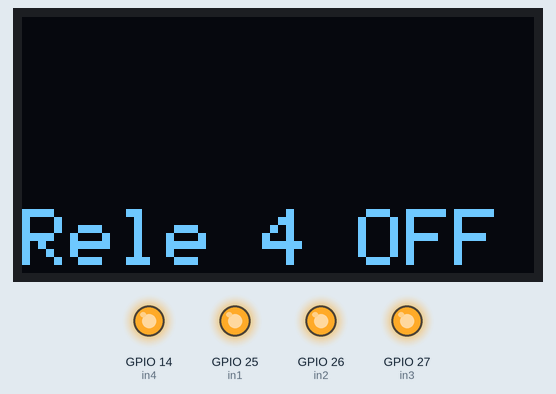
A sketch run on a simulated ESP32. On the bench: 128×64 one-colour display, output pins drawn as LEDs (lit = HIGH).

Above: at 0.2 s.
At 5.2 s:
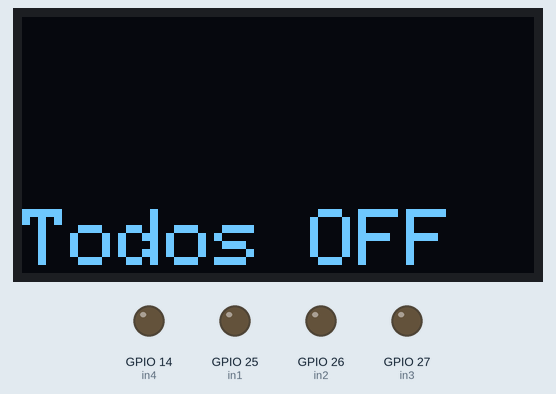
At 11.3 s:
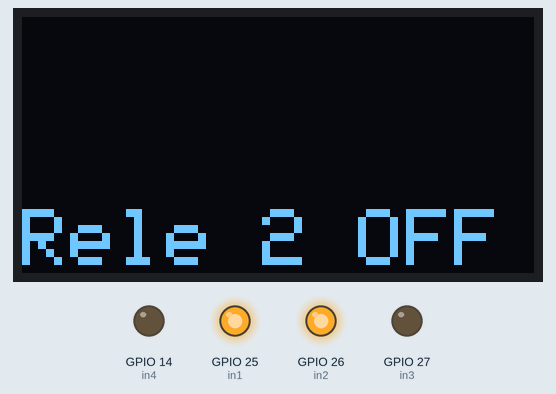
At 16.3 s:
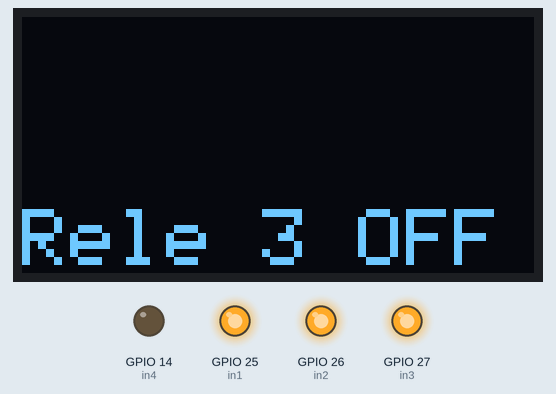
At 31.5 s:
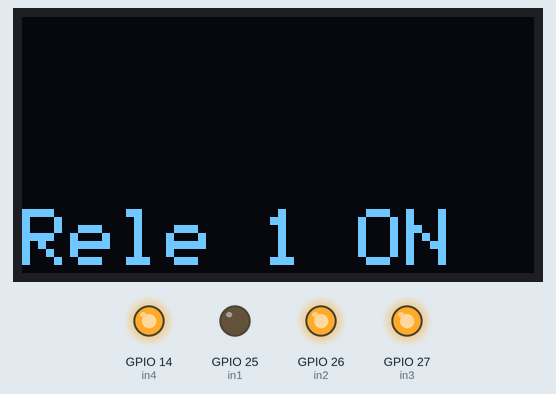
At 36.5 s:
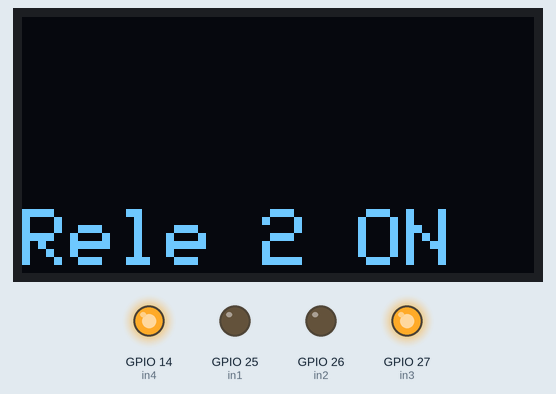
Timing chart, 0 to 38.0 s (numbered marks = the images above):
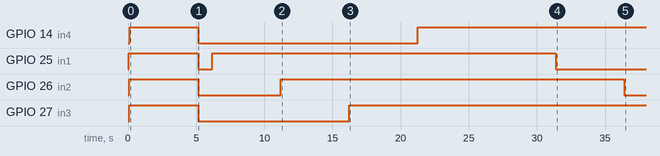

The sketch:

Test_4_relevadores.ino
```cpp
#include <Wire.h>
#include <Adafruit_GFX.h>
#include <Adafruit_SSD1306.h>

/*
Autor: Addi Trejo
Programa: Rutina con 4 relevadores y pantalla OLED
Last Update: Abr 11 2025
*/

// Configuración de la pantalla OLED
#define SCREEN_WIDTH 128
#define SCREEN_HEIGHT 64
#define OLED_RESET -1
Adafruit_SSD1306 display(SCREEN_WIDTH, SCREEN_HEIGHT, &Wire, OLED_RESET);

// Pines de los relevadores
const int in1 = 25;
const int in2 = 26;
const int in3 = 27;
const int in4 = 14;

void setup() {
  Serial.begin(115200);

  pinMode(in1, OUTPUT);
  pinMode(in2, OUTPUT);
  pinMode(in3, OUTPUT);
  pinMode(in4, OUTPUT);

  if (!display.begin(SSD1306_SWITCHCAPVCC, 0x3C)) {
    Serial.println(F("No se encontró la pantalla OLED"));
    while (true);
  }

  display.clearDisplay();
  display.setTextSize(2);  // Tamaño grande
  display.setTextColor(SSD1306_WHITE);
  mostrarEstado("Iniciando");

  // Apagar todos los relevadores
  digitalWrite(in1, LOW);
  digitalWrite(in2, LOW);
  digitalWrite(in3, LOW);
  digitalWrite(in4, LOW);
}

void loop() {
  // Encender todos
  activarRele(in1, "Rele 1");
  activarRele(in2, "Rele 2");
  activarRele(in3, "Rele 3");
  activarRele(in4, "Rele 4");
  delay(5000);

  // Apagar todos
  apagarTodos();
  mostrarEstado("Todos OFF");
  delay(1000);

  // Encender uno por uno
  activarRele(in1, "Rele 1");
  delay(5000);
  activarRele(in2, "Rele 2");
  delay(5000);
  activarRele(in3, "Rele 3");
  delay(5000);
  activarRele(in4, "Rele 4");
  delay(5000);

  // Encender todos otra vez
  activarRele(in1, "Rele 1");
  activarRele(in2, "Rele 2");
  activarRele(in3, "Rele 3");
  activarRele(in4, "Rele 4");
  delay(5000);

  // Apagar uno por uno
  apagarRele(in1, "Rele 1");
  delay(5000);
  apagarRele(in2, "Rele 2");
  delay(5000);
  apagarRele(in3, "Rele 3");
  delay(5000);
  apagarRele(in4, "Rele 4");
  delay(5000);

  mostrarEstado("Reiniciando");
  delay(2000);
}

void mostrarEstado(String texto) {
  display.clearDisplay();
  display.setCursor(0, 48);  // Posición abajo
  display.print(texto);
  display.display();
}

void activarRele(int pin, String nombre) {
  digitalWrite(pin, HIGH);
  mostrarEstado(nombre + " OFF");
}

void apagarRele(int pin, String nombre) {
  digitalWrite(pin, LOW);
  mostrarEstado(nombre + " ON");
}

void apagarTodos() {
  digitalWrite(in1, LOW);
  digitalWrite(in2, LOW);
  digitalWrite(in3, LOW);
  digitalWrite(in4, LOW);
}
```

Measured:
- by itself, GPIO 14 (in4): LOW → HIGH at 0.13 s, → LOW 5.0 s later, → HIGH 16.1 s later
- by itself, GPIO 25 (in1): LOW → HIGH at 0.06 s, → LOW 5.1 s later, → HIGH 1.0 s later, → LOW 25.2 s later
- by itself, GPIO 26 (in2): LOW → HIGH at 0.08 s, → LOW 5.1 s later, → HIGH 6.1 s later, → LOW 25.2 s later
- by itself, GPIO 27 (in3): LOW → HIGH at 0.11 s, → LOW 5.1 s later, → HIGH 11.1 s later
- what the display in image 0 shows lasts 5.0 s, from 0.2 s to 5.2 s
- what the display in image 1 shows lasts 1.0 s, from 5.2 s to 6.2 s
